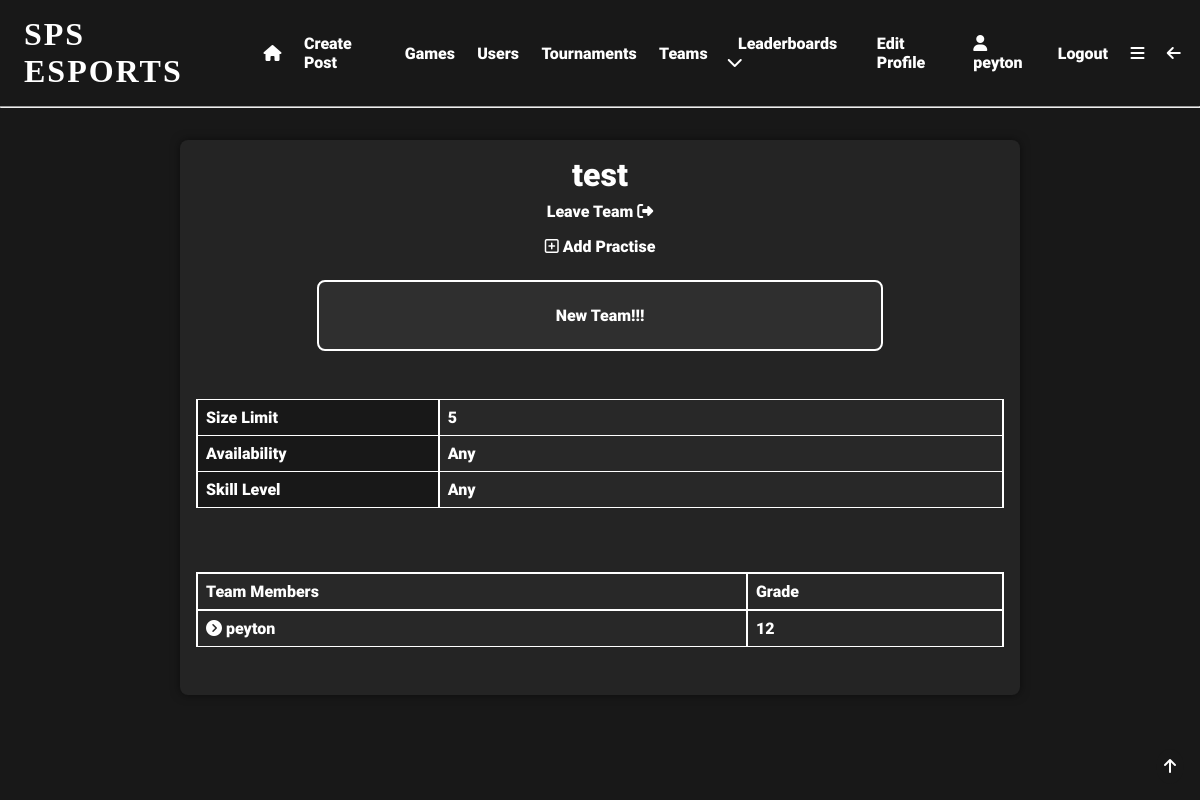
/team/2 (signed in), run on an earlier commit of the app's database.
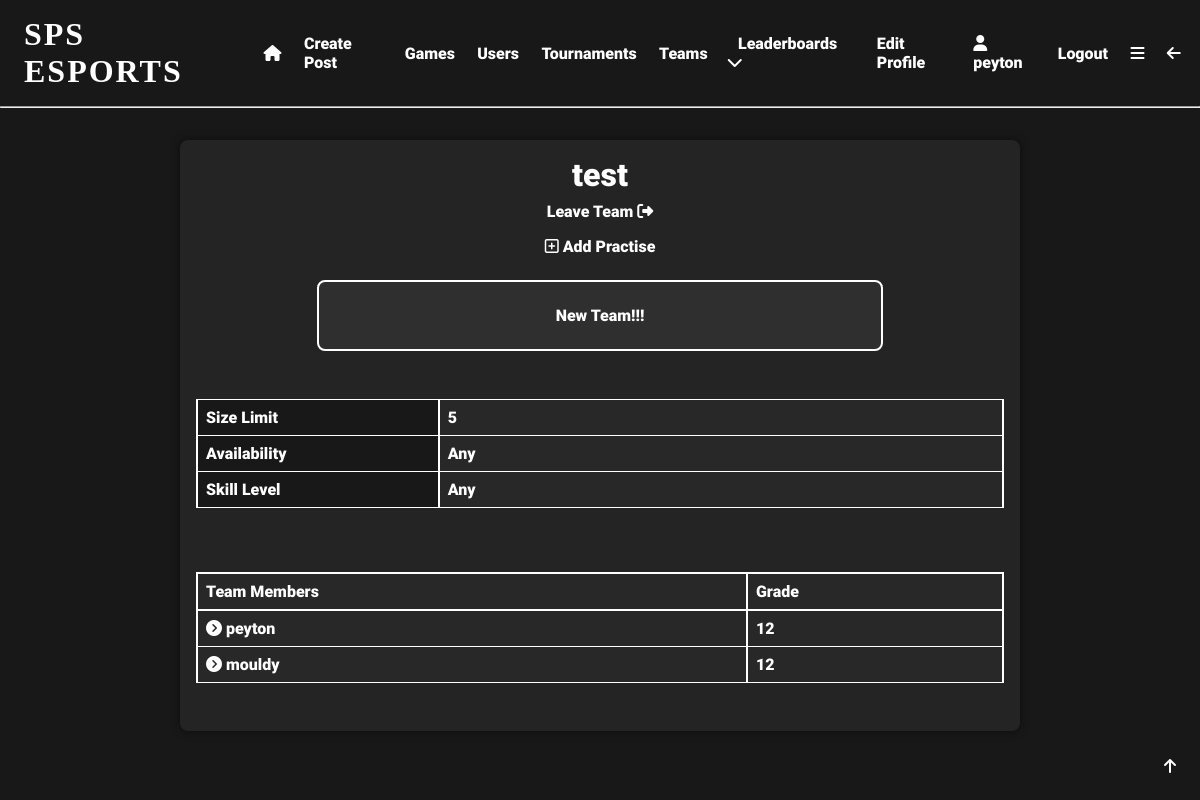
And on a later commit of the database.
### app/models.py (models this page shows, shortened)
class User(UserMixin, db.Model):
    user_id = db.Column(db.Integer, primary_key=True)
    username = db.Column(db.String(64), index=True, unique=True)
    email = db.Column(db.String(120), index=True, unique=True)
    password_hash = db.Column(db.String(128), nullable=False)
    pfp = db.Column(db.String(140))
    user_bio = db.Column(db.String(140), default='New to SPS eSports!!!')
    pronouns = db.Column(db.String(64), nullable=True)
    skill_level = db.Column(db.String(64), default='Unsure')
    role = db.Column(db.String(64))
    grade = db.Column(db.String(64), nullable=True, default='Unsure')
    availability = db.Column(db.String(140), default='Unsure')
    teams = db.relationship('Teams', back_populates='user')
    team_users = db.relationship('TeamUsers', back_populates='user')
    posts = db.relationship('Posts', back_populates='user')
    likes = db.relationship('Likes', back_populates='user')
    tournaments = db.relationship('Tournaments', back_populates='user')
    favourite_games = db.relationship('FavouriteGames', back_populates='user')
    tournament_users = db.relationship('TournamentUsers', back_populates='user')
    comments = db.relationship('Comments', back_populates='user')
    matches = db.relationship('Matches', back_populates='user')
    match_users = db.relationship('MatchUsers', back_populates='user')
    following = db.relationship('Following', backref='user', foreign_keys='Following.user_id')
    followed = db.relationship('Following', foreign_keys='Following.following_id')
    sponsor = db.relationship('SponsoredUsers', backref='user', foreign_keys='SponsoredUsers.sponsor_id')
    sponsored = db.relationship('SponsoredUsers', foreign_keys='SponsoredUsers.sponsored_id')
    def __repr__(self):
        return '<User {}>'.format(self.username)

class Teams(db.Model):
    team_id = db.Column(db.Integer, primary_key=True, index=True, unique=True, nullable=False)
    team_name = db.Column(db.String(64), index=True, unique=True)
    team_description = db.Column(db.String(140), default='New Team!!!')
    limit = db.Column(db.Integer, default=5)
    availability = db.Column(db.String(140), nullable=True)
    skill_level = db.Column(db.String(64), nullable=True)
    admin_id = db.Column(db.Integer, db.ForeignKey('user.user_id'), name='fk_admin_id')
    user = db.relationship('User', back_populates='teams')
    team_users = db.relationship('TeamUsers', back_populates='team')
    practises = db.relationship('Practises', back_populates='team')

### app/routes.py (the view)
@app.route('/team/<team_id>')
@login_required
def team(team_id):
    if TeamUsers.query.filter_by(team_id=team_id, user_id=current_user.user_id).count() > 0:
        my_team = True
    else:
        my_team = False
    team = Teams.query.filter_by(team_id=team_id).first_or_404()
    team_users = TeamUsers.query.filter_by(team_id=team_id).all()
    users = []
    for team_user in team_users:
        print(team_user.user_id)
        user = User.query.filter_by(user_id=team_user.user_id).first()
        users.append(user)
    print(users)
    return render_template('team.html', team=team, team_users=team_users, users=users, my_team=my_team)

### app/models.py (called while the page is built)
@login.user_loader
def load_user(user_id):
    return User.query.get(int(user_id))  # returns the user id as an integer

### app/templates/team.html
{% extends 'base.html' %}
{% block content %}
<div class="centre">
    <div class="gen-container">
        <h1>{{team.team_name}}</h1>
        {% if my_team %}
        <a href="{{url_for('leave_team', team_id=team.team_id)}}">Leave Team <i
                class="fa-solid fa-right-from-bracket"></i></a>
        {% else %}
        <a href="{{url_for('join_team', team_id=team.team_id)}}"><i class="fa-solid fa-right-to-bracket"></i>   Join Team</a>
        {% endif %}
        {% if my_team %}
        <a href="{{url_for('create_practise', team_id=team.team_id)}}"><i class="fa-regular fa-square-plus"></i>  Add Practise</a>
        {% endif %}
        <div class="highlight-box">
            <p>{{team.team_description}}</p>
        </div>
        <div class="info-table firstcolumn">
            <table>
                <tr>
                    <td>Size Limit</td>
                    <td>{{team.limit}}</td>
                </tr>
                <tr>
                    <td>Availability</td>
                    <td>{{team.availability}}</td>
                </tr>
                <tr>
                    <td>Skill Level</td>
                    <td>{{team.skill_level}}</td>
                </tr>
            </table>
        </div>
        <div class="info-table lineup">
            <table>
                <tr>
                    <th>Team Members</th>
                    <th>Grade</th>
                </tr>
                {% for user in users %}
                <tr>
                    <td><a href="{{ url_for('user', username=user.username) }}"><i
                            class="fa-solid fa-circle-chevron-right"></i>   {{ user.username }}</a></td>
                    <td>{{ user.grade }}</td>
                </tr>
                {% endfor %}
            </table>
        </div>
    </div>
</div>
{% endblock %}

### app/templates/base.html (shortened to what this page needs)
<!DOCTYPE html>
<html lang="en">
<head>
    <link rel="stylesheet" href="{{ url_for('static', filename='css/styles.css') }}">
</head>
<body>
  <div id="top" class="header">
      {% if current_user.is_anonymous %}
        <h1 onclick="location.href='login'">SPS ESPORTS</h1>
        <a href="{{ url_for('login') }}">Login</a>
        <a href="{{ url_for('register') }}">Register</a>
      {% else %}
        <h1 onclick="location.href='{{url_for('index')}}'">SPS ESPORTS</h1>
        <a href="{{ url_for('index') }}"><i class="fa-solid fa-house"></i></a>
        <a href="{{ url_for('create_post') }}">Create Post</a>
        <a href="{{ url_for('search') }}">Games</a>
        <a href="{{ url_for('user_search') }}">Users</a>
        <a href="{{ url_for('tournament_search') }}">Tournaments</a>
        <a href="{{url_for('team_search')}}">Teams</a>
        <div class="expand">
            <div class="expand-button">
                <a href="javascript:showDropdown()">Leaderboards  <i class="fa-solid fa-chevron-down"></i></a>
            </div>
        </div>
        <a href="{{ url_for('edit_profile') }}">Edit Profile</a>
        <a href="{{ url_for('user', username=current_user.username) }}"><i class="fa-solid fa-user"></i>   {{current_user.username}}</a>
        <a href="{{ url_for('logout') }}">Logout</a>
        <a href="javascript:showNavBar()"><i class="fa-solid fa-bars"></i></a>
        <a href="javascript:window.history.back();"><i class="fa-solid fa-arrow-left"></i></a>
      {% endif %}
  </div>
    <hr>
  <div class="topbutton">
    <a href="#top"><i class="fa-solid fa-arrow-up"></i></a>
  </div>
{% block content %} {% endblock %}
</body>
</html>

### app/static/css/styles.css (style rules this page uses)
* { margin: 0; padding: 0; box-sizing: border-box; scroll-behavior: smooth; scrollbar-width: thin; scrollbar-color: white var(--bg); }
body { background: var(--bg); color: white; }
:root { --accent: #e81c29; --bg: #181818; --bg2: #282828; --lightbg: rgba(255,255,255,0.05); }
.header { display:flex; align-items: center; padding: 1em 0.5em; }
.header a { padding: 0em 0.7em; font-family: 'Roboto'; font-size: 1em; text-decoration: none; transition: 0.5s; position: relative; transition: 0.3s; color: white; }
.header a::before { content: ''; position: absolute; width: 100%; height: 2px; left: 0; bottom: -2px; background-color: var(--accent); transform-origin: right; transform: scaleX(0); transition: transform 0.3s; }
.header h1 { box-shadow: inset 0 0 0 0 var(--bg); font-family: 'Nausea'; letter-spacing: 2px; padding: 0 0.5em; position: relative; transition: color 0.3s ease-in-out, box-shadow 0.3s ease-in-out; }
.expand { font-family: 'Roboto'; padding: 0.5em; position: relative; }
h1 { font-family: 'Roboto'; font-size: 2em; }
.centre h1 { text-align: center; }
.topbutton { position: fixed; bottom: 1em; right: 1em; padding: 0.5em; border-radius: 50%; background-color: var(--bg); color: white; font-family: 'Roboto'; font-size: 1em; transition: 0.5s; }
p { font-family: 'Roboto'; font-size: 1em; padding: 0.5em 0; }
a { color: white; text-decoration: none; transition: 0.5s; padding: 0.5em 0; position: relative; font-family: 'Roboto'; }
a::before { content: ''; position: absolute; width: 100%; height: 2px; left: 0; bottom: -2px; background-color: var(--accent); transform-origin: right; transform: scaleX(0); transition: transform 0.3s; }
.centre { display: flex; flex-flow: row wrap; align-items: center; justify-content: center; width: 100%; margin: 1em 0; }
.info-table { display: flex; flex-flow: column wrap; align-items: center; justify-content: center; width: 100%; margin: 1em 0; font-family: 'Roboto'; }
.info-table table { width: 100%; border-collapse: collapse; margin: 1em 0; text-align: left; }
.info-table th { padding: 0.5em; border: 2px solid white; background-color: var(--bg2); }
.info-table td { padding: 0.5em; border: 1px solid white; border-right: 2px solid white; border-left: 2px solid white; background-color: var(--bg2); }
.info-table.firstcolumn tr > td:first-child { width: 30%; background-color: var(--bg); }
.gen-container { display: flex; flex-flow: column wrap; align-items: center; justify-content: center; width: 70%; margin: 1em 0; font-family: 'Roboto'; background-color: var(--lightbg); padding: 1em; border-radius: 0.5em; box-shadow: 0 0 10px 0 rgba(0,0,0,0.5); }
.highlight-box { display: flex; flex-flow: column wrap; align-items: center; justify-content: center; width: 70%; margin: 1em 0; font-family: 'Roboto'; background-color: var(--lightbg); padding: 1em; border-radius: 0.5em; border: 2px solid white; }
.lineup a::before { top: 80%; }

What changed in the data, as far as the page shows it:
now on this page (row edited): User: username "mouldy", grade "12"
